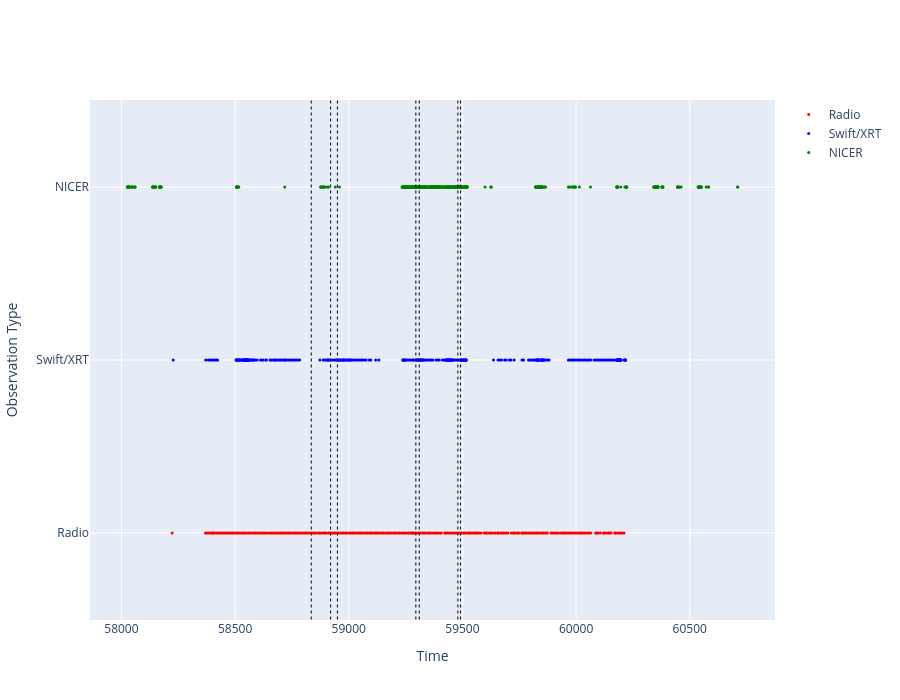

Notebook cell for this chart:
### Code cell
# Create the figure
fig = go.Figure()

# Add scatter plots
fig.add_trace(go.Scatter(
    x=radio_dates, y=[1]*len(radio_dates),
    mode='markers',
    marker=dict(color='red', size=3),
    name='Radio'
))

fig.add_trace(go.Scatter(
    x=swift_dates, y=[2]*len(swift_dates),
    mode='markers',
    marker=dict(color='blue', size=3),
    name='Swift/XRT'
))

fig.add_trace(go.Scatter(
    x=nicer_dates, y=[3]*len(nicer_dates),
    mode='markers',
    marker=dict(color='green', size=3),
    name='NICER'
))

# Add vertical dotted lines for transitions
for t in transitions:
    fig.add_shape(
        type='line',
        x0=t, x1=t, y0=0.5, y1=3.5,
        line=dict(color='black', width=1, dash='dot'),
        name='Transition'
    )

# Update layout
fig.update_layout(
    xaxis_title='MJD',
    xaxis=dict(
        title='Time',
        tickformat='.d',  # Ensure no scientific notation or suffixes
        tickmode='auto'
    ),
    yaxis=dict(
        tickvals=[1, 2, 3],
        ticktext=['Radio', 'Swift/XRT', 'NICER'],
        title='Observation Type'
    ),
    showlegend=True,
    height=700
)

# Show the plot
fig.show()

### Figure 1 — Plotly figure (JSON) as saved in the notebook; plotly's stock layout.template omitted (floating-point values rounded to 4 significant figures; data arrays with more than 128 entries replaced by an {"elided": "..."} marker saying what was removed)
{"data": [{"marker": {"color": "red", "size": 3}, "mode": "markers", "name": "Radio", "type": "scatter", "x": {"elided": "259 float values"}, "y": {"elided": "259 int values"}}, {"marker": {"color": "blue", "size": 3}, "mode": "markers", "name": "Swift/XRT", "type": "scatter", "x": {"elided": "292 float values"}, "y": {"elided": "292 int values"}}, {"marker": {"color": "green", "size": 3}, "mode": "markers", "name": "NICER", "type": "scatter", "x": {"elided": "438 float values"}, "y": {"elided": "438 int values"}}], "layout": {"height": 700, "shapes": [{"line": {"color": "black", "dash": "dot", "width": 1}, "name": "Transition", "type": "line", "x0": 58835, "x1": 58835, "y0": 0.5, "y1": 3.5}, {"line": {"color": "black", "dash": "dot", "width": 1}, "name": "Transition", "type": "line", "x0": 58920, "x1": 58920, "y0": 0.5, "y1": 3.5}, {"line": {"color": "black", "dash": "dot", "width": 1}, "name": "Transition", "type": "line", "x0": 58950, "x1": 58950, "y0": 0.5, "y1": 3.5}, {"line": {"color": "black", "dash": "dot", "width": 1}, "name": "Transition", "type": "line", "x0": 59295, "x1": 59295, "y0": 0.5, "y1": 3.5}, {"line": {"color": "black", "dash": "dot", "width": 1}, "name": "Transition", "type": "line", "x0": 59310, "x1": 59310, "y0": 0.5, "y1": 3.5}, {"line": {"color": "black", "dash": "dot", "width": 1}, "name": "Transition", "type": "line", "x0": 59480, "x1": 59480, "y0": 0.5, "y1": 3.5}, {"line": {"color": "black", "dash": "dot", "width": 1}, "name": "Transition", "type": "line", "x0": 59492, "x1": 59492, "y0": 0.5, "y1": 3.5}], "showlegend": true, "xaxis": {"tickformat": ".d", "tickmode": "auto", "title": {"text": "Time"}}, "yaxis": {"ticktext": ["Radio", "Swift/XRT", "NICER"], "tickvals": [1, 2, 3], "title": {"text": "Observation Type"}}}}
